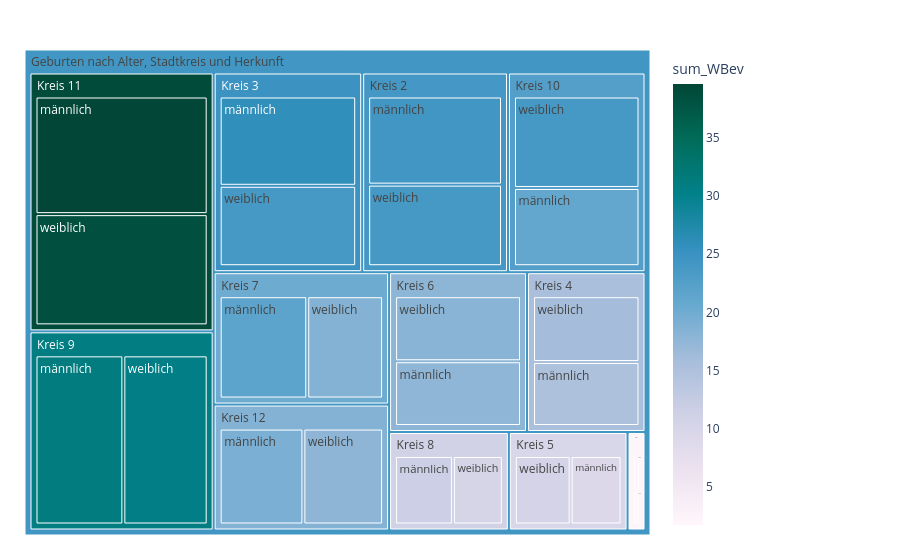

Source (notebook cell):
### Code cell
fig = px.treemap(myTreemapAgg.reset_index()
                 , path=[px.Constant("Geburten nach Alter, Stadtkreis und Herkunft"), 'KreisLang', 'SexLang']
                 , values='sum_WBev'
                 , color='sum_WBev'
                 ## bei discrete scales (bei Klassen und Strings):                 
                 #, color_discrete_map={'(?)':'lightgrey','EVP':'gold', 'SP':'#FF3030', 'PdA':'#EE3B3B', 'Grüne':'#A2CD5A','GLP':'#CAFF70','Die Mitte':'orange','FDP':'#104E8B','AL':'deeppink','SVP':'forestgreen', 'FL ZÜRI':'#8B864E','Volt':'#lightblue' }                
                 ## bei continuous scales (bei Zahlenwerten):
                , color_continuous_scale='PuBuGn'
                #, color_continuous_midpoint=np.average(df['AnzBestWir'], weights=df['AnzBestWir']) 
                 #,height=400
                 #,width=1500
                )
fig.update_traces(root_color="grey")
fig.update_layout(margin = dict(t=50, l=25, r=250, b=25))#, title="WBev nach Alter, Stadtkreis und Herkunft")
fig.show()

### Figure 1 — Plotly figure (JSON) as saved in the notebook; plotly's stock layout.template omitted (floating-point values rounded to 4 significant figures)
{"data": [{"branchvalues": "total", "customdata": [[1.75], [21.09], [39.63], [19.16], [24.22], [25.86], [15.11], [9.173], [17.63], [21.68], [11.69], [31.34], [2.765], [23.86], [38.39], [17.77], [23.74], [23.79], [15.99], [10.53], [18.14], [18.57], [10.22], [30.55], [2.273], [22.58], [39.03], [18.48], [23.99], [24.88], [15.56], [9.881], [17.89], [20.24], [11.01], [30.95], [24.35]], "domain": {"x": [0, 1], "y": [0, 1]}, "hovertemplate": "labels=%{label}<br>sum_WBev_sum=%{value}<br>parent=%{parent}<br>id=%{id}<br>sum_WBev=%{color}<extra></extra>", "ids": ["Geburten nach Alter, Stadtkreis und Herkunft/Kreis 1/männlich", "Geburten nach Alter, Stadtkreis und Herkunft/Kreis 10/männlich", "Geburten nach Alter, Stadtkreis und Herkunft/Kreis 11/männlich", "Geburten nach Alter, Stadtkreis und Herkunft/Kreis 12/männlich", "Geburten nach Alter, Stadtkreis und Herkunft/Kreis 2/männlich", "Geburten nach Alter, Stadtkreis und Herkunft/Kreis 3/männlich", "Geburten nach Alter, Stadtkreis und Herkunft/Kreis 4/männlich", "Geburten nach Alter, Stadtkreis und Herkunft/Kreis 5/männlich", "Geburten nach Alter, Stadtkreis und Herkunft/Kreis 6/männlich", "Geburten nach Alter, Stadtkreis und Herkunft/Kreis 7/männlich", "Geburten nach Alter, Stadtkreis und Herkunft/Kreis 8/männlich", "Geburten nach Alter, Stadtkreis und Herkunft/Kreis 9/männlich", "Geburten nach Alter, Stadtkreis und Herkunft/Kreis 1/weiblich", "Geburten nach Alter, Stadtkreis und Herkunft/Kreis 10/weiblich", "Geburten nach Alter, Stadtkreis und Herkunft/Kreis 11/weiblich", "Geburten nach Alter, Stadtkreis und Herkunft/Kreis 12/weiblich", "Geburten nach Alter, Stadtkreis und Herkunft/Kreis 2/weiblich", "Geburten nach Alter, Stadtkreis und Herkunft/Kreis 3/weiblich", "Geburten nach Alter, Stadtkreis und Herkunft/Kreis 4/weiblich", "Geburten nach Alter, Stadtkreis und Herkunft/Kreis 5/weiblich", "Geburten nach Alter, Stadtkreis und Herkunft/Kreis 6/weiblich", "Geburten nach Alter, Stadtkreis und Herkunft/Kreis 7/weiblich", "Geburten nach Alter, Stadtkreis und Herkunft/Kreis 8/weiblich", "Geburten nach Alter, Stadtkreis und Herkunft/Kreis 9/weiblich", "Geburten nach Alter, Stadtkreis und Herkunft/Kreis 1", "Geburten nach Alter, Stadtkreis und Herkunft/Kreis 10", "Geburten nach Alter, Stadtkreis und Herkunft/Kreis 11", "Geburten nach Alter, Stadtkreis und Herkunft/Kreis 12", "Geburten nach Alter, Stadtkreis und Herkunft/Kreis 2", "Geburten nach Alter, Stadtkreis und Herkunft/Kreis 3", "Geburten nach Alter, Stadtkreis und Herkunft/Kreis 4", "Geburten nach Alter, Stadtkreis und Herkunft/Kreis 5", "Geburten nach Alter, Stadtkreis und Herkunft/Kreis 6", "Geburten nach Alter, Stadtkreis und Herkunft/Kreis 7", "Geburten nach Alter, Stadtkreis und Herkunft/Kreis 8", "Geburten nach Alter, Stadtkreis und Herkunft/Kreis 9", "Geburten nach Alter, Stadtkreis und Herkunft"], "labels": ["männlich", "männlich", "männlich", "männlich", "männlich", "männlich", "männlich", "männlich", "männlich", "männlich", "männlich", "männlich", "weiblich", "weiblich", "weiblich", "weiblich", "weiblich", "weiblich", "weiblich", "weiblich", "weiblich", "weiblich", "weiblich", "weiblich", "Kreis 1", "Kreis 10", "Kreis 11", "Kreis 12", "Kreis 2", "Kreis 3", "Kreis 4", "Kreis 5", "Kreis 6", "Kreis 7", "Kreis 8", "Kreis 9", "Geburten nach Alter, Stadtkreis und Herkunft"], "marker": {"coloraxis": "coloraxis", "colors": [1.75, 21.09, 39.63, 19.16, 24.22, 25.86, 15.11, 9.173, 17.63, 21.68, 11.69, 31.34, 2.765, 23.86, 38.39, 17.77, 23.74, 23.79, 15.99, 10.53, 18.14, 18.57, 10.22, 30.55, 2.273, 22.58, 39.03, 18.48, 23.99, 24.88, 15.56, 9.881, 17.89, 20.24, 11.01, 30.95, 24.35]}, "name": "", "parents": ["Geburten nach Alter, Stadtkreis und Herkunft/Kreis 1", "Geburten nach Alter, Stadtkreis und Herkunft/Kreis 10", "Geburten nach Alter, Stadtkreis und Herkunft/Kreis 11", "Geburten nach Alter, Stadtkreis und Herkunft/Kreis 12", "Geburten nach Alter, Stadtkreis und Herkunft/Kreis 2", "Geburten nach Alter, Stadtkreis und Herkunft/Kreis 3", "Geburten nach Alter, Stadtkreis und Herkunft/Kreis 4", "Geburten nach Alter, Stadtkreis und Herkunft/Kreis 5", "Geburten nach Alter, Stadtkreis und Herkunft/Kreis 6", "Geburten nach Alter, Stadtkreis und Herkunft/Kreis 7", "Geburten nach Alter, Stadtkreis und Herkunft/Kreis 8", "Geburten nach Alter, Stadtkreis und Herkunft/Kreis 9", "Geburten nach Alter, Stadtkreis und Herkunft/Kreis 1", "Geburten nach Alter, Stadtkreis und Herkunft/Kreis 10", "Geburten nach Alter, Stadtkreis und Herkunft/Kreis 11", "Geburten nach Alter, Stadtkreis und Herkunft/Kreis 12", "Geburten nach Alter, Stadtkreis und Herkunft/Kreis 2", "Geburten nach Alter, Stadtkreis und Herkunft/Kreis 3", "Geburten nach Alter, Stadtkreis und Herkunft/Kreis 4", "Geburten nach Alter, Stadtkreis und Herkunft/Kreis 5", "Geburten nach Alter, Stadtkreis und Herkunft/Kreis 6", "Geburten nach Alter, Stadtkreis und Herkunft/Kreis 7", "Geburten nach Alter, Stadtkreis und Herkunft/Kreis 8", "Geburten nach Alter, Stadtkreis und Herkunft/Kreis 9", "Geburten nach Alter, Stadtkreis und Herkunft", "Geburten nach Alter, Stadtkreis und Herkunft", "Geburten nach Alter, Stadtkreis und Herkunft", "Geburten nach Alter, Stadtkreis und Herkunft", "Geburten nach Alter, Stadtkreis und Herkunft", "Geburten nach Alter, Stadtkreis und Herkunft", "Geburten nach Alter, Stadtkreis und Herkunft", "Geburten nach Alter, Stadtkreis und Herkunft", "Geburten nach Alter, Stadtkreis und Herkunft", "Geburten nach Alter, Stadtkreis und Herkunft", "Geburten nach Alter, Stadtkreis und Herkunft", "Geburten nach Alter, Stadtkreis und Herkunft", ""], "root": {"color": "grey"}, "type": "treemap", "values": [16, 236, 457, 211, 282, 291, 174, 104, 205, 232, 118, 349, 17, 276, 432, 201, 261, 262, 179, 114, 206, 201, 102, 335, 33, 512, 889, 412, 543, 553, 353, 218, 411, 433, 220, 684, 5261]}], "layout": {"autosize": true, "coloraxis": {"colorbar": {"title": {"text": "sum_WBev"}}, "colorscale": [[0, "rgb(255,247,251)"], [0.125, "rgb(236,226,240)"], [0.25, "rgb(208,209,230)"], [0.375, "rgb(166,189,219)"], [0.5, "rgb(103,169,207)"], [0.625, "rgb(54,144,192)"], [0.75, "rgb(2,129,138)"], [0.875, "rgb(1,108,89)"], [1, "rgb(1,70,54)"]]}, "legend": {"tracegroupgap": 0}, "margin": {"b": 25, "l": 25, "r": 250, "t": 50}}}
